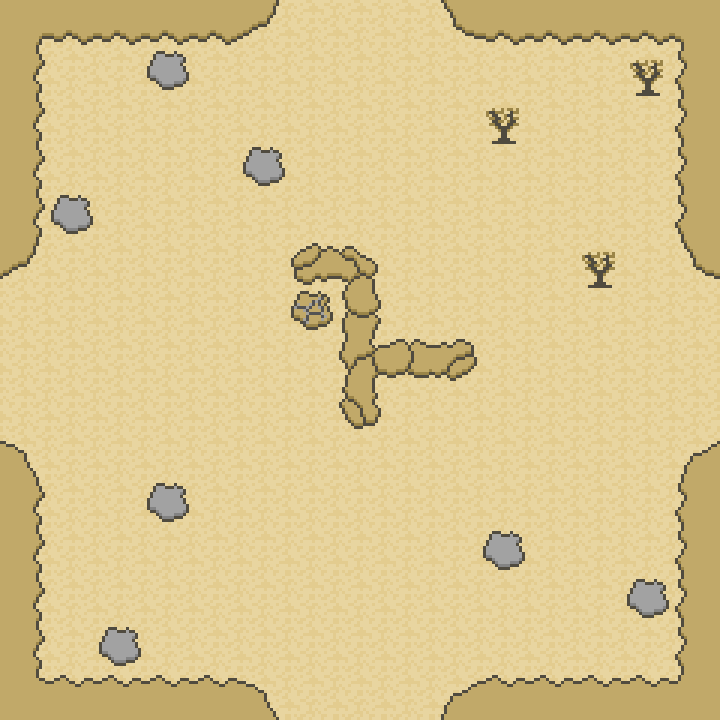

Below is a game level as drawn by its tile map, then a one-line description and the .tmx that defines it (tile-layer data replaced by summaries):
An orthogonal 15x15 tile map with 48x48 px tiles, 1 tile layer (Tile Layer 1) and 1 object (0).

<map version="1.0" orientation="orthogonal" width="15" height="15" tilewidth="48" tileheight="48">
 <tileset firstgid="1" source="desert.tsx" />
 <layer name="Tile Layer 1" width="15" height="15">
  <data>[225 cells, 225 non-empty, 23 distinct tile ids]</data>
 </layer>
 <objectgroup name="Object Layer 1" width="15" height="15">
  <object type="0" x="384" y="288" width="48" height="48" />
 </objectgroup>
</map>
